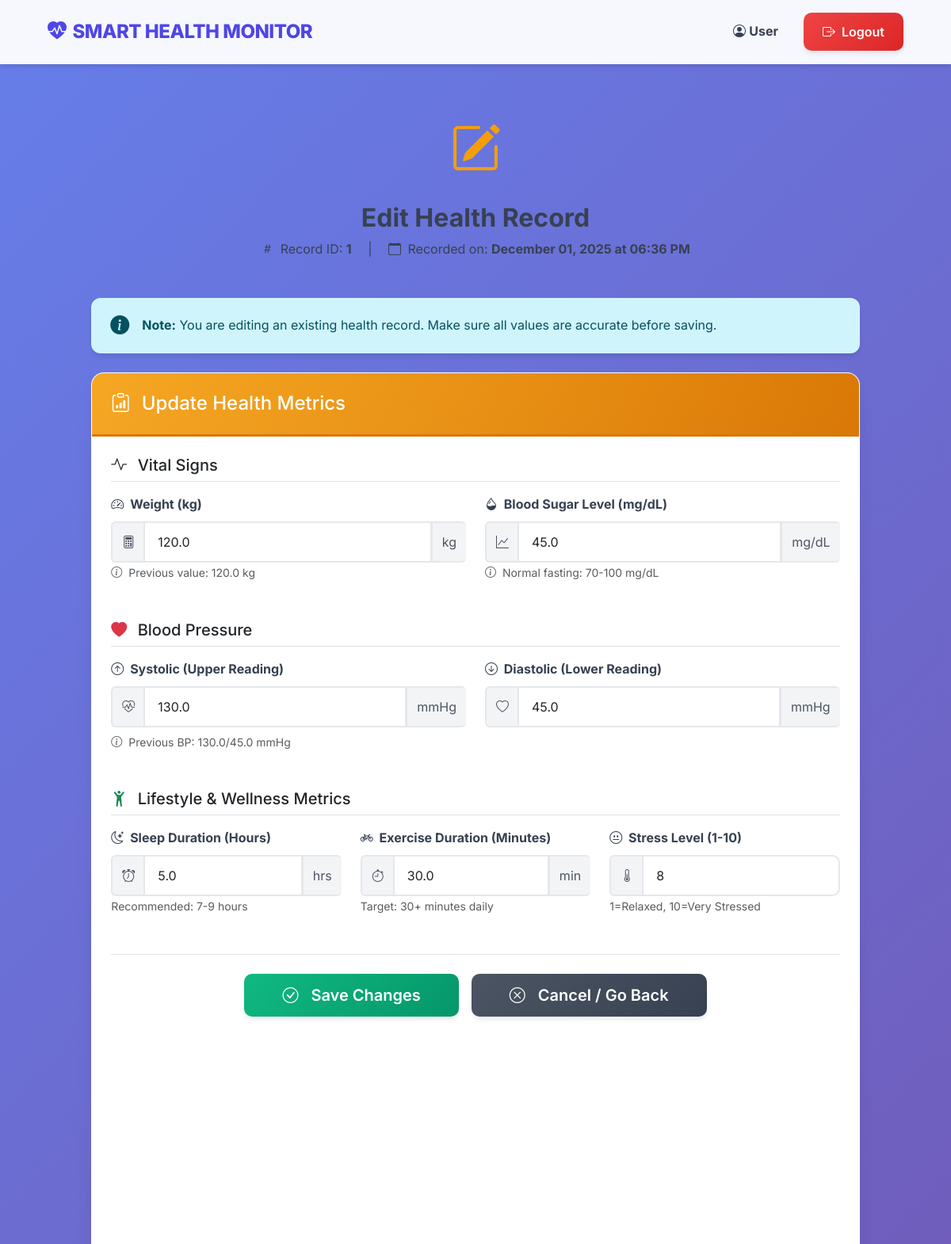
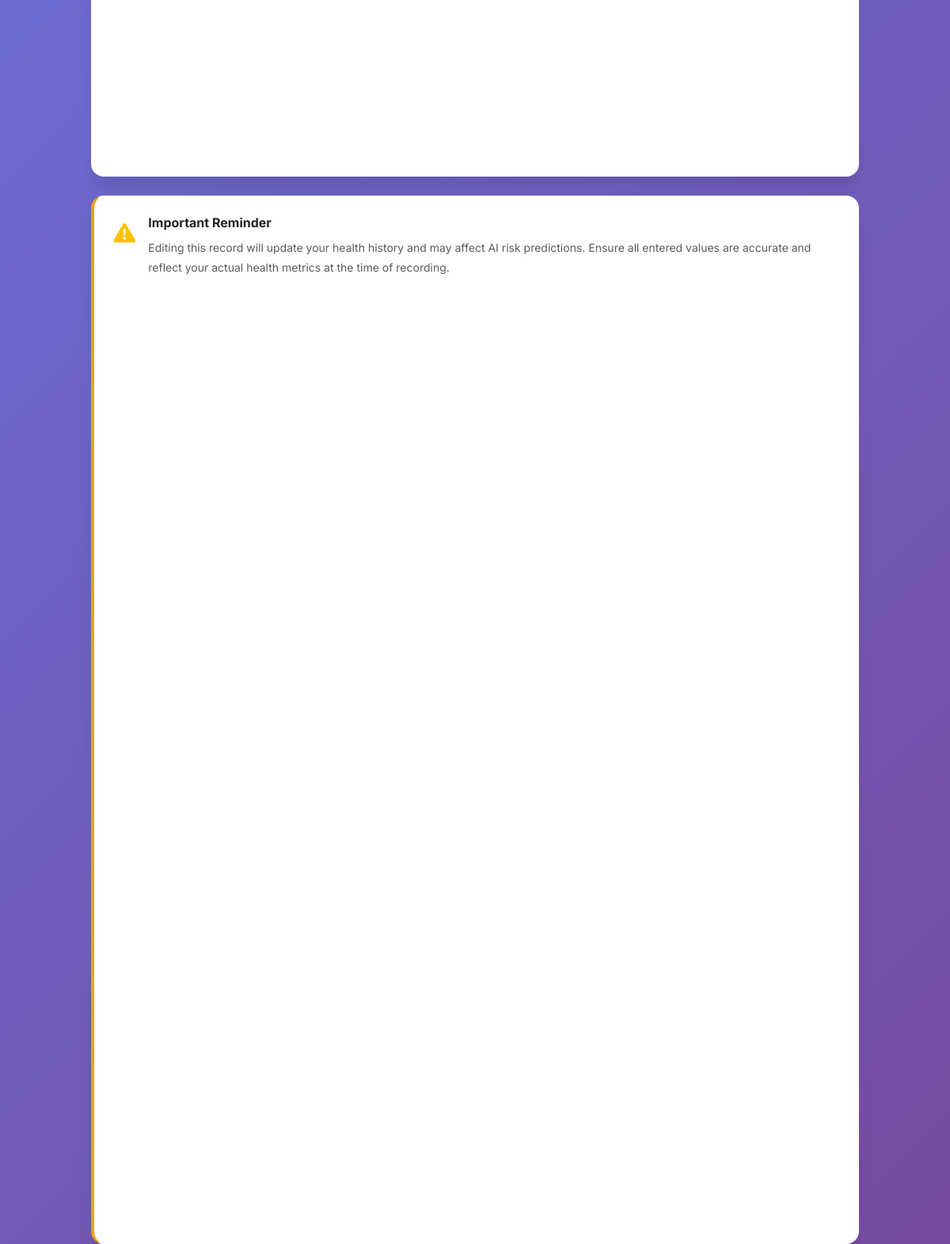
The page /edit_record/1 (signed in) on the database its author committed (2 pictures, top to bottom).
### database.py (models this page shows)
class HealthRecord(Base):
    __tablename__ = 'health_records'
    id = Column(Integer, primary_key=True)
    username = Column(String, nullable=False)
    timestamp = Column(DateTime, default=datetime.utcnow)
    weight = Column(Float)
    systolic_bp = Column(Float)
    diastolic_bp = Column(Float)
    sugar_level = Column(Float)
    sleep_hours = Column(Float)
    exercise_minutes = Column(Float)
    stress_level = Column(Integer)

### app.py (the view, shortened to what this page needs)
@app.route('/edit_record/<int:record_id>', methods=['GET', 'POST'])
def edit_record(record_id):
    if 'email' not in session:
        flash('Please login to edit records.', 'warning')
        return redirect(url_for('login'))
    db_session = Session()
    record = db_session.get(HealthRecord, record_id)
    if not record or record.username != session['username']:
        db_session.close()
        flash('Record not found or access denied.', 'danger')
        return redirect(url_for('view_records'))
    db_session.close()
    return render_template('edit_record.html', record=record)

### templates/edit_record.html (shortened to what this page needs)
{% extends "layout.html" %}
{% block content %}
<div class="row justify-content-center">
    <div class="col-lg-10">
        <div class="mb-5" style="text-align: center;">
            <div class="mb-3">
                <i class="bi bi-pencil-square" style="font-size: 4rem; color: #F59E0B;"></i>
            </div>
            <h2 class="fw-bold mb-2" style="color: var(--gray-900);">Edit Health Record</h2>
            <p style="color: var(--gray-600);">
                <i class="bi bi-hash me-1"></i>
                Record ID: <strong>{{ record.id }}</strong>
                <span class="mx-3">|</span>
                <i class="bi bi-calendar me-1"></i>
                Recorded on: <strong>{{ record.timestamp.strftime('%B %d, %Y at %I:%M %p') }}</strong>
            </p>
        </div>
        <div class="alert alert-info mb-4" style="border-radius: 12px; border: none;">
            <div class="d-flex align-items-center">
                <i class="bi bi-info-circle-fill fs-4 me-3"></i>
                <div>
                    <strong>Note:</strong> You are editing an existing health record. Make sure all values are accurate before saving.
                </div>
            </div>
        </div>
        <div class="card dashboard-card">
            <div class="card-header" style="background: linear-gradient(135deg, #F59E0B 0%, #D97706 100%); color: white; border-bottom: 3px solid #D97706;">
                <h4 class="mb-0">
                    <i class="bi bi-clipboard-data me-2"></i>
                    Update Health Metrics
                </h4>
            </div>
            <div class="card-body p-4">
                <form method="POST" action="{{ url_for('edit_record', record_id=record.id) }}" class="needs-validation" novalidate>
                    <div class="mb-5">
                        <h5 class="mb-3 pb-2 border-bottom">
                            <i class="bi bi-activity me-2" style="color: var(--primary-teal);"></i>
                            Vital Signs
                        </h5>
                        <div class="row g-4">
                            <div class="col-md-6">
                                <label for="weight" class="form-label fw-bold">
                                    <i class="bi bi-speedometer2 me-1"></i>
                                    Weight (kg)
                                </label>
                                <div class="input-group">
                                    <span class="input-group-text">
                                        <i class="bi bi-calculator"></i>
                                    </span>
                                    <input type="number" step="0.1" class="form-control form-control-lg"
                                           id="weight" name="weight" value="{{ record.weight }}" required>
                                    <span class="input-group-text">kg</span>
                                </div>
                                <small class="text-muted">
                                    <i class="bi bi-info-circle me-1"></i>
                                    Previous value: {{ record.weight }} kg
                                </small>
                            </div>
                            <div class="col-md-6">
                                <label for="sugar_level" class="form-label fw-bold">
                                    <i class="bi bi-droplet-half me-1"></i>
                                    Blood Sugar Level (mg/dL)
                                </label>
                                <div class="input-group">
                                    <span class="input-group-text">
                                        <i class="bi bi-graph-up"></i>
                                    </span>
                                    <input type="number" step="0.1" class="form-control form-control-lg"
                                           id="sugar_level" name="sugar_level" value="{{ record.sugar_level }}" required>
                                    <span class="input-group-text">mg/dL</span>
                                </div>
                                <small class="text-muted">
                                    <i class="bi bi-info-circle me-1"></i>
                                    Normal fasting: 70-100 mg/dL
                                </small>
                            </div>
                        </div>
                    </div>
                    <div class="mb-5">
                        <h5 class="mb-3 pb-2 border-bottom">
                            <i class="bi bi-heart-fill me-2 text-danger"></i>
                            Blood Pressure
                        </h5>
                        <div class="row g-4">
                            <div class="col-md-6">
                                <label for="systolic_bp" class="form-label fw-bold">
                                    <i class="bi bi-arrow-up-circle me-1"></i>
                                    Systolic (Upper Reading)
                                </label>
                                <div class="input-group">
                                    <span class="input-group-text">
                                        <i class="bi bi-heart-pulse"></i>
                                    </span>
                                    <input type="number" step="0.1" class="form-control form-control-lg"
                                           id="systolic_bp" name="systolic_bp" value="{{ record.systolic_bp }}" required>
                                    <span class="input-group-text">mmHg</span>
                                </div>
                            </div>
                            <div class="col-md-6">
                                <label for="diastolic_bp" class="form-label fw-bold">
                                    <i class="bi bi-arrow-down-circle me-1"></i>
                                    Diastolic (Lower Reading)
                                </label>
                                <div class="input-group">
                                    <span class="input-group-text">
                                        <i class="bi bi-heart"></i>
                                    </span>
                                    <input type="number" step="0.1" class="form-control form-control-lg"
                                           id="diastolic_bp" name="diastolic_bp" value="{{ record.diastolic_bp }}" required>
                                    <span class="input-group-text">mmHg</span>
                                </div>
                            </div>
                        </div>
                        <small class="text-muted d-block mt-2">
                            <i class="bi bi-info-circle me-1"></i>
                            Previous BP: {{ record.systolic_bp }}/{{ record.diastolic_bp }} mmHg
                        </small>
                    </div>
                    <div class="mb-4">
                        <h5 class="mb-3 pb-2 border-bottom">
                            <i class="bi bi-person-arms-up me-2 text-success"></i>
                            Lifestyle & Wellness Metrics
                        </h5>
                        <div class="row g-4">
                            <div class="col-md-4">
                                <label for="sleep_hours" class="form-label fw-bold">
                                    <i class="bi bi-moon-stars me-1"></i>
                                    Sleep Duration (Hours)
                                </label>
                                <div class="input-group">
                                    <span class="input-group-text">
                                        <i class="bi bi-alarm"></i>
                                    </span>
                                    <input type="number" step="0.1" class="form-control form-control-lg"
                                           id="sleep_hours" name="sleep_hours" min="0" max="15"
                                           value="{{ record.sleep_hours }}" required>
                                    <span class="input-group-text">hrs</span>
                                </div>
                                <small class="text-muted">Recommended: 7-9 hours</small>
                            </div>
                            <div class="col-md-4">
                                <label for="exercise_minutes" class="form-label fw-bold">
                                    <i class="bi bi-bicycle me-1"></i>
                                    Exercise Duration (Minutes)
                                </label>
                                <div class="input-group">
                                    <span class="input-group-text">
                                        <i class="bi bi-stopwatch"></i>
                                    </span>
                                    <input type="number" class="form-control form-control-lg"
                                           id="exercise_minutes" name="exercise_minutes" min="0"
                                           value="{{ record.exercise_minutes }}" required>
                                    <span class="input-group-text">min</span>
                                </div>
                                <small class="text-muted">Target: 30+ minutes daily</small>
                            </div>
                            <div class="col-md-4">
                                <label for="stress_level" class="form-label fw-bold">
                                    <i class="bi bi-emoji-neutral me-1"></i>
                                    Stress Level (1-10)
                                </label>
                                <div class="input-group">
                                    <span class="input-group-text">
                                        <i class="bi bi-thermometer-half"></i>
                                    </span>
                                    <input type="number" class="form-control form-control-lg"
                                           id="stress_level" name="stress_level" min="1" max="10"
                                           value="{{ record.stress_level }}" required>
                                </div>
                                <small class="text-muted">1=Relaxed, 10=Very Stressed</small>
                            </div>
                        </div>
                    </div>
                    <div class="mt-5 pt-4 border-top d-flex gap-3 justify-content-center flex-wrap">
                        <button type="submit" class="btn btn-success btn-lg px-5">
                            <i class="bi bi-check-circle me-2"></i>
                            Save Changes
                        </button>
                        <a href="{{ url_for('view_records') }}" class="btn btn-secondary btn-lg px-5">
                            <i class="bi bi-x-circle me-2"></i>
                            Cancel / Go Back
                        </a>
                    </div>
                </form>
            </div>
        </div>
        <div class="card dashboard-card mt-4" style="border-left: 4px solid #F59E0B;">
            <div class="card-body">
                <div class="d-flex align-items-start">
                    <i class="bi bi-exclamation-triangle-fill text-warning fs-3 me-3"></i>
                    <div>
                        <h6 class="fw-bold mb-2">Important Reminder</h6>
                        <small class="text-muted">
                            Editing this record will update your health history and may affect AI risk predictions.
                            Ensure all entered values are accurate and reflect your actual health metrics at the time of recording.
                        </small>
                    </div>
                </div>
            </div>
        </div>
    </div>
</div>
{% endblock %}

### templates/layout.html (shortened to what this page needs)
<!DOCTYPE html>
<html lang="en">
<head>
    <link href="https://cdn.jsdelivr.net/npm/bootstrap@5.3.3/dist/css/bootstrap.min.css" rel="stylesheet">
    <link rel="stylesheet" href="https://cdn.jsdelivr.net/npm/bootstrap-icons@1.11.3/font/bootstrap-icons.min.css">
    <link rel="stylesheet" href="{{ url_for('static', filename='style.css') }}">
</head>
<body>
    <nav class="navbar navbar-expand-lg navbar-light sticky-top">
        <div class="container-fluid mx-lg-5">
            <a class="navbar-brand" href="{{ url_for('index') }}">
                <i class="bi bi-heart-pulse-fill"></i>
                SMART HEALTH MONITOR
            </a>
            <div class="collapse navbar-collapse" id="navbarNav">
                <div class="navbar-nav ms-auto align-items-center">
                    {% if 'username' in session %}
                        <span class="nav-link me-3">
                            <i class="bi bi-person-circle"></i>
                            <strong>{{ session['username'] }}</strong>
                        </span>
                        <a class="btn btn-logout" href="{{ url_for('logout') }}">
                            <i class="bi bi-box-arrow-right"></i>
                            Logout
                        </a>
                    {% endif %}
                </div>
            </div>
        </div>
    </nav>
    <div class="container mt-4">
        {% block content %}{% endblock %}
    </div>
</body>
</html>

### rows shown on the page
HealthRecord: username "User", id "1", timestamp "December 01, 2025 at 06:36 PM", weight "120.0", sugar_level "45.0", systolic_bp "130.0", diastolic_bp "45.0", sleep_hours "5.0", exercise_minutes "30.0", stress_level "8"
